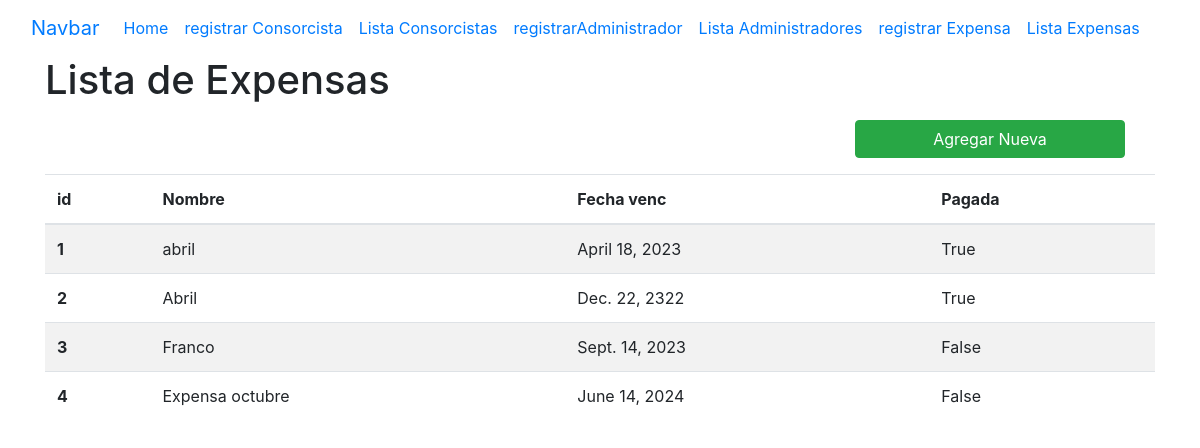
The page /listar_Expensas/ on the database its author committed.
### AppCpder/models.py (models this page shows, shortened)
class Expensa(models.Model):
    nombre = models.CharField(max_length=40)
    fecha_venc = models.DateField()
    pagada = models.BooleanField()

### AppCpder/views.py (the view)
# urls.py: path('listar_Expensas/', FormularioExpensaView.listar_Expensas, name="listarExpensas"),
    def listar_Expensas(request):
        Expensas = Expensa.objects.all()
        return render(request, "ListaExpensas.html", {"Expensas": Expensas})

### AppCpder/templates/ListaExpensas.html (shortened to what this page needs)
{% extends "index.html" %}
{% block content %}
    <h1> Lista de Expensas</h1>
    <div class="row col-12 justify-content-end mb=2 pr=0">
        <a class= "btn btn-success col-md-3" href="{% url "registrarExpensa"  %}">Agregar Nueva</a>
    </div>
    <table class="table table-striped">
        <thead>
        <tr>
            <th scope="col">id</th>
            <th scope="col">Nombre</th>
            <th scope="col">Fecha venc</th>
            <th scope="col">Pagada</th>
        </tr>
        </thead>
        <tbody>
        {% for Expensa in Expensas %}
        <tr>
            <th scope="row"> {{ Expensa.id }} </th>
            <td>{{Expensa.nombre}}</td>
            <td>{{Expensa.fecha_venc}}</td>
            <td>{{Expensa.pagada}}</td>
        </tr>
        {% endfor %}
        </tbody>
    </table>
{% endblock %}

### rows shown on the page
Expensa: id "1", nombre "abril", fecha_venc "April 18, 2023", pagada "True"
Expensa: id "2", nombre "Abril", fecha_venc "Dec. 22, 2322", pagada "True"
Expensa: id "3", nombre "Franco", fecha_venc "Sept. 14, 2023", pagada "False"
Expensa: id "4", nombre "Expensa octubre", fecha_venc "June 14, 2024", pagada "False"
